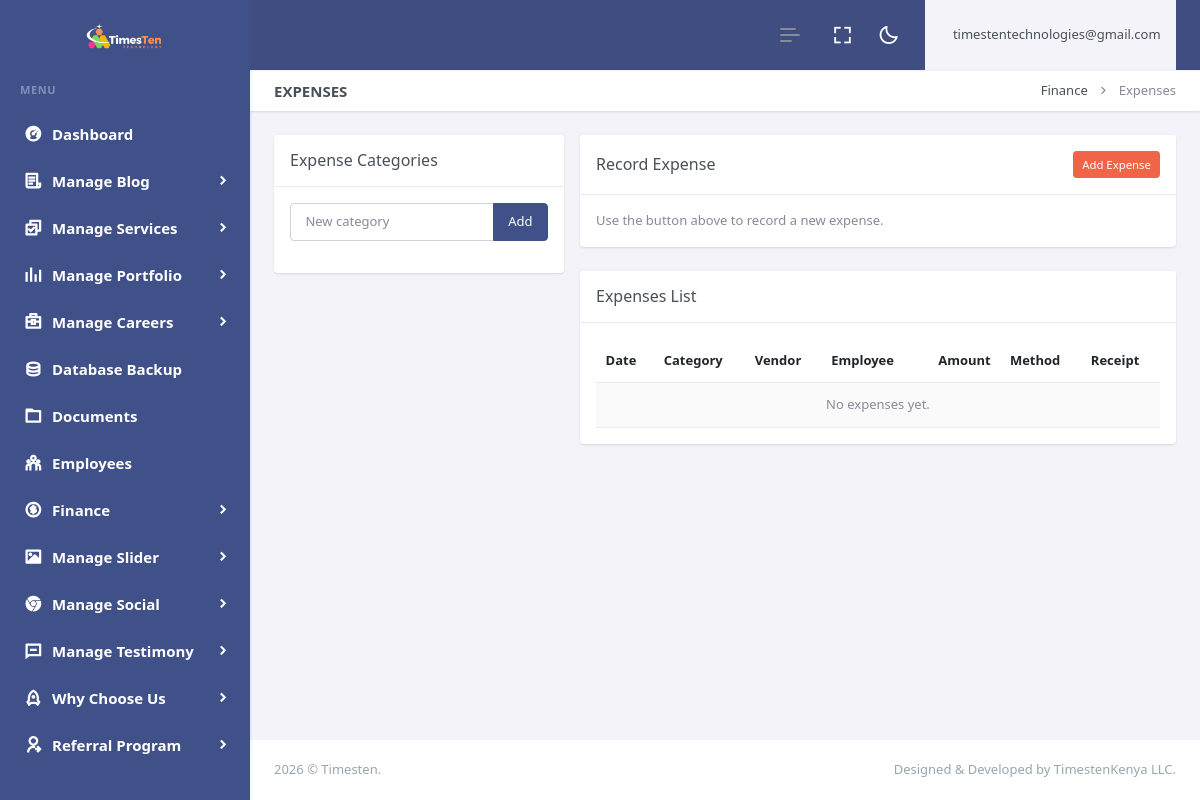
/dashboard/expenses.php (signed in), run on an earlier commit of the app's database.
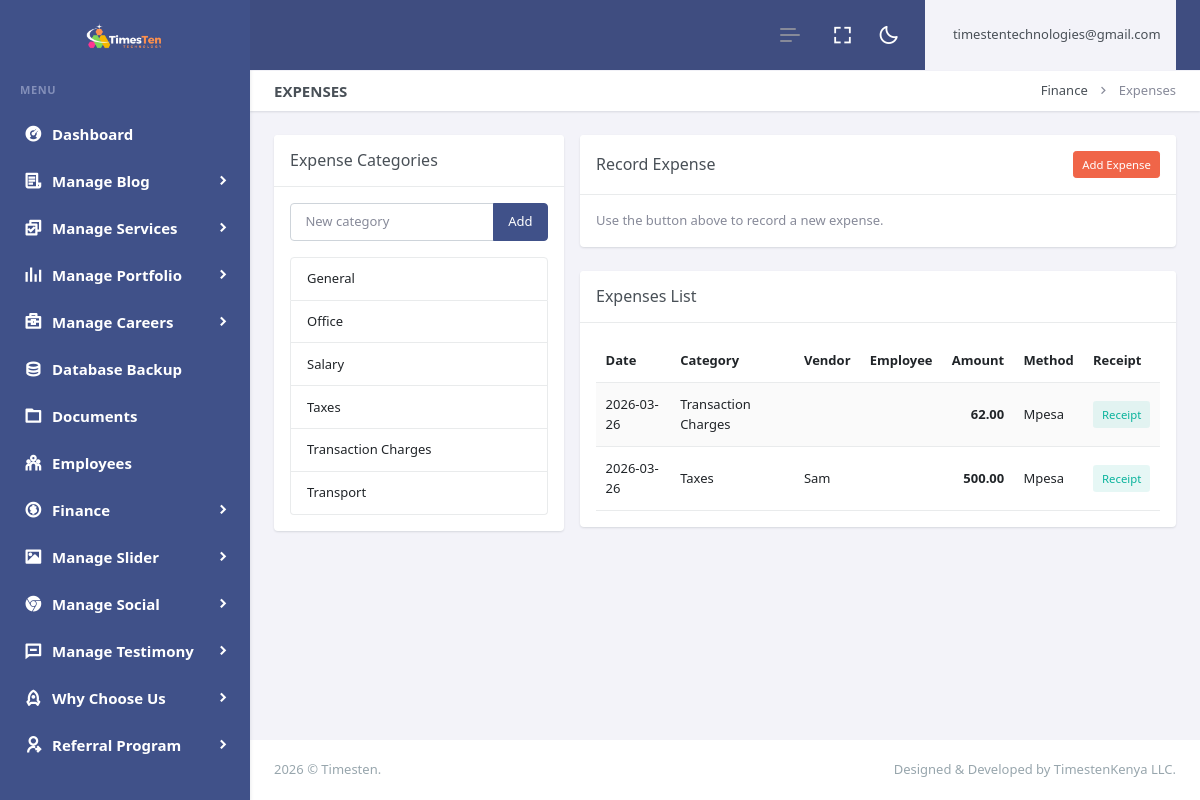
And on a later commit of the database.
### tables this page shows
CREATE TABLE `logo` (
  `id` int(11) NOT NULL,
  `xfile` varchar(255) DEFAULT NULL,
  `ufile` varchar(255) DEFAULT NULL,
  `sticky_ufile` varchar(255) DEFAULT NULL
);

CREATE TABLE `finance_expense_categories` (
  `id` int(11) NOT NULL,
  `name` varchar(120) NOT NULL,
  `created_at` datetime DEFAULT NULL
);

CREATE TABLE `finance_expenses` (
  `id` int(11) NOT NULL,
  `category_id` int(11) DEFAULT NULL,
  `vendor` varchar(160) DEFAULT NULL,
  `description` text DEFAULT NULL,
  `amount` decimal(12,2) NOT NULL,
  `expense_date` date DEFAULT NULL,
  `employee_id` int(11) DEFAULT NULL,
  `payment_id` int(11) DEFAULT NULL,
  `payment_method` varchar(50) DEFAULT NULL,
  `reference` varchar(120) DEFAULT NULL,
  `receipt_file` varchar(255) DEFAULT NULL,
  `created_at` datetime DEFAULT NULL
);

### dashboard/expenses.php (the view, shortened to what this page needs)
<?php
include "header.php";
include "sidebar.php";
mysqli_query($con, "CREATE TABLE IF NOT EXISTS employees (
  id INT AUTO_INCREMENT PRIMARY KEY,
  full_name VARCHAR(160) NOT NULL,
  email VARCHAR(160) NULL,
  phone VARCHAR(80) NULL,
  job_title VARCHAR(255) NULL,
  comp_type VARCHAR(30) NULL,
  comp_amount DECIMAL(12,2) NULL,
  photo VARCHAR(255) NULL,
  hired_from_application_id INT NULL,
  cv_document_id INT NULL,
  created_at DATETIME NULL
 )");
mysqli_query($con, "CREATE TABLE IF NOT EXISTS finance_expense_categories (
  id INT AUTO_INCREMENT PRIMARY KEY,
  name VARCHAR(120) NOT NULL,
  created_at DATETIME NULL
)");
mysqli_query($con, "CREATE TABLE IF NOT EXISTS finance_expenses (
  id INT AUTO_INCREMENT PRIMARY KEY,
  category_id INT NULL,
  vendor VARCHAR(160) NULL,
  description TEXT NULL,
  amount DECIMAL(12,2) NOT NULL,
  expense_date DATE NULL,
  employee_id INT NULL,
  payment_id INT NULL,
  payment_method VARCHAR(50) NULL,
  reference VARCHAR(120) NULL,
  receipt_file VARCHAR(255) NULL,
  created_at DATETIME NULL
)");
$cat_seed = mysqli_query($con, "SELECT COUNT(*) AS c FROM finance_expense_categories");
$cat_row = $cat_seed ? mysqli_fetch_assoc($cat_seed) : null;
if ($cat_row && (int)$cat_row['c'] < 1) {
    mysqli_query($con, "INSERT INTO finance_expense_categories (name, created_at) VALUES ('General', NOW()), ('Office', NOW()), ('Transport', NOW()), ('Salary', NOW())");
}
$categories = [];
$cat_rs = mysqli_query($con, "SELECT * FROM finance_expense_categories ORDER BY name ASC");
if ($cat_rs) {
    while ($r = mysqli_fetch_assoc($cat_rs)) { $categories[] = $r; }
}
$expenses = [];
$ex_rs = mysqli_query(
    $con,
    "SELECT e.*, c.name AS category_name, emp.full_name AS employee_name
     FROM finance_expenses e
     LEFT JOIN finance_expense_categories c ON c.id=e.category_id
     LEFT JOIN employees emp ON emp.id=e.employee_id
     ORDER BY e.id DESC
     LIMIT 200"
);
if ($ex_rs) {
    while ($r = mysqli_fetch_assoc($ex_rs)) { $expenses[] = $r; }
}
?>
<div class="main-content">
  <div class="page-content">
    <div class="container-fluid">
      <div class="row">
        <div class="col-12">
          <div class="page-title-box d-sm-flex align-items-center justify-content-between">
            <h4 class="mb-sm-0">Expenses</h4>
            <div class="page-title-right">
              <ol class="breadcrumb m-0">
                <li class="breadcrumb-item"><a href="javascript:void(0);">Finance</a></li>
                <li class="breadcrumb-item active">Expenses</li>
              </ol>
            </div>
          </div>
        </div>
      </div>
      <div class="row g-3">
        <div class="col-12 col-lg-4">
          <div class="card">
            <div class="card-header d-flex align-items-center">
              <h5 class="card-title mb-0">Expense Categories</h5>
            </div>
            <div class="card-body">
              <form method="post" class="mb-3">
                <div class="input-group">
                  <input type="text" class="form-control" name="name" placeholder="New category">
                  <button class="btn btn-primary" type="submit">Add</button>
                </div>
              </form>
              <div class="list-group">
                <?php foreach ($categories as $c) {
                  $nm = htmlspecialchars((string)$c['name']);
                  print "<div class='list-group-item d-flex align-items-center justify-content-between'><span>$nm</span></div>";
                } ?>
              </div>
            </div>
          </div>
        </div>
        <div class="col-12 col-lg-8">
          <div class="card">
            <div class="card-header d-flex align-items-center">
              <h5 class="card-title mb-0">Record Expense</h5>
              <div class="ms-auto">
                <button type="button" class="btn btn-danger btn-sm" data-bs-toggle="modal" data-bs-target="#addExpenseModal">Add Expense</button>
              </div>
            </div>
            <div class="card-body">
              <div class="text-muted">Use the button above to record a new expense.</div>
            </div>
          </div>
          <div class="card">
            <div class="card-header">
              <h5 class="card-title mb-0">Expenses List</h5>
            </div>
            <div class="card-body">
              <div class="table-responsive">
                <table class="table table-striped align-middle mb-0">
                  <thead>
                    <tr>
                      <th>Date</th>
                      <th>Category</th>
                      <th>Vendor</th>
                      <th>Employee</th>
                      <th class="text-end">Amount</th>
                      <th>Method</th>
                      <th>Receipt</th>
                    </tr>
                  </thead>
                  <tbody>
                    <?php
                    if (count($expenses) < 1) {
                        print "<tr><td colspan='7' class='text-center text-muted'>No expenses yet.</td></tr>";
                    }
                    foreach ($expenses as $x) {
                        $id = (int)$x['id'];
                        $dt = htmlspecialchars((string)$x['expense_date']);
                        $cat = htmlspecialchars((string)$x['category_name']);
                        $vd = htmlspecialchars((string)$x['vendor']);
                        $emp = htmlspecialchars((string)$x['employee_name']);
                        $am = (float)$x['amount'];
                        $pm = htmlspecialchars((string)$x['payment_method']);
                        $rc = "<a href='expense-receipt-view.php?id=$id' target='_blank' class='btn btn-sm btn-soft-success'>Receipt</a> ";
                        print "<tr><td>$dt</td><td>$cat</td><td>$vd</td><td>$emp</td><td class='text-end fw-semibold'>" . number_format($am,2) . "</td><td>$pm</td><td>$rc</td></tr>";
                    }
                    ?>
                  </tbody>
                </table>
              </div>
            </div>
          </div>
        </div>
      </div>
    </div>
  </div>
</div>
<?php include "footer.php"; ?>

### dashboard/header.php (shortened to what this page needs)
<?php
if (isset($_SESSION['username'])) {
 $username = $_SESSION['username'];
}
 else {
    print "
				<script language='javascript'>
					window.location = 'login.php';
				</script>
			";
}
?>
<!doctype html>
<html lang="en" data-layout="vertical" data-topbar="light" data-sidebar="dark" data-sidebar-size="lg" data-sidebar-image="none">
<head>
    <link href="assets/libs/jsvectormap/css/jsvectormap.min.css" rel="stylesheet" type="text/css" />
    <link href="assets/libs/swiper/swiper-bundle.min.css" rel="stylesheet" type="text/css" />
    <link href="assets/css/bootstrap.min.css" rel="stylesheet" type="text/css" />
    <link href="assets/css/icons.min.css" rel="stylesheet" type="text/css" />
    <link href="assets/css/app.min.css" rel="stylesheet" type="text/css" />
    <link href="assets/css/custom.min.css?v=<?php echo filemtime('assets/css/custom.min.css'); ?>" rel="stylesheet" type="text/css" />
</head>
<body>
    <div id="layout-wrapper">
        <header id="page-topbar">
    <div class="layout-width">
        <div class="navbar-header">
            <div class="d-flex align-items-center">
                <button type="button" class="btn btn-sm px-3 fs-16 header-item vertical-menu-btn topnav-hamburger" id="topnav-hamburger-icon" aria-label="Toggle Sidebar">
                    <span class="hamburger-icon">
                        <span></span>
                        <span></span>
                        <span></span>
                    </span>
                </button>
                <div class="ms-1 header-item d-none d-sm-flex">
                    <button type="button" class="btn btn-icon btn-topbar btn-ghost-secondary rounded-circle"
                        data-toggle="fullscreen">
                        <i class='bx bx-fullscreen fs-22'></i>
                    </button>
                </div>
                <div class="ms-1 header-item d-none d-sm-flex">
                    <button type="button"
                        class="btn btn-icon btn-topbar btn-ghost-secondary rounded-circle light-dark-mode">
                        <i class='bx bx-moon fs-22'></i>
                    </button>
                </div>
                <div class="dropdown ms-sm-3 header-item topbar-user">
                    <button type="button" class="btn" id="page-header-user-dropdown" data-bs-toggle="dropdown"
                        aria-haspopup="true" aria-expanded="false">
                        <span class="d-flex align-items-center">
                            <span class="text-start ms-xl-2">
                                <span class="d-none d-xl-inline-block ms-1 fw-medium user-name-text"><?php print $username;?></span>
                            </span>
                        </span>
                    </button>
                </div>
            </div>
        </div>
    </div>
</header>

### dashboard/sidebar.php (shortened to what this page needs)
<?php
include"../z_db.php";
?>
<div class="app-menu navbar-menu">
  <div class="navbar-brand-box">
<?php
    $rr=mysqli_query($con,"SELECT ufile FROM logo");
$r = mysqli_fetch_row($rr);
$ufile = $r[0];
?>
    <a href="index.php" class="logo logo-light">
      <span class="logo-lg">
        <img src="uploads/logo/<?php print $ufile?>" alt="" height="30">
      </span>
    </a>
  </div>
  <div id="scrollbar">
    <div class="container-fluid">
      <ul class="navbar-nav" id="navbar-nav">
        <li class="menu-title"><span data-key="t-menu">Menu</span></li>
        <li class="nav-item">
                <a href="dashboard" class="nav-link" data-key="t-analytics">  <i class="ri-dashboard-2-line"></i> <span data-key="t-dashboards"> Dashboard </span></a>
              </li>
              <li class="nav-item">
                            <a class="nav-link menu-link" href="#sidebarB" data-bs-toggle="collapse" role="button" aria-expanded="true" aria-controls="sidebarLanding">
                                <i class="ri-file-list-3-line"></i> <span data-key="t-landing">Manage Blog</span>
                            </a>
                        </li>
              <li class="nav-item">
                            <a class="nav-link menu-link" href="#sidebarLanding" data-bs-toggle="collapse" role="button" aria-expanded="true" aria-controls="sidebarLanding">
                                <i class="ri-checkbox-multiple-line"></i> <span data-key="t-landing">Manage Services</span>
                            </a>
                        </li>
                        <li class="nav-item">
                            <a class="nav-link menu-link" href="#sidebarPot" data-bs-toggle="collapse" role="button" aria-expanded="true" aria-controls="sidebarLanding">
                                <i class="ri-rhythm-fill"></i> <span data-key="t-landing">Manage Portfolio</span>
                            </a>
                        </li>
                        <li class="nav-item">
                            <a class="nav-link menu-link" href="#sidebarCareers" data-bs-toggle="collapse" role="button" aria-expanded="true" aria-controls="sidebarCareers">
                                <i class="ri-briefcase-4-line"></i> <span data-key="t-landing">Manage Careers</span>
                            </a>
                        </li>
                        <li class="nav-item">
                            <a class="nav-link" href="backup.php" data-key="t-analytics">  <i class="ri-database-2-line"></i> <span> Database Backup </span></a>
                        </li>
                        <li class="nav-item">
                            <a class="nav-link" href="documents.php" data-key="t-analytics">  <i class="ri-folder-3-line"></i> <span> Documents </span></a>
                        </li>
                        <li class="nav-item">
                            <a class="nav-link" href="employees.php" data-key="t-analytics">  <i class="ri-team-line"></i> <span> Employees </span></a>
                        </li>
                        <li class="nav-item">
                            <a class="nav-link menu-link" href="#sidebarFinance" data-bs-toggle="collapse" role="button" aria-expanded="true" aria-controls="sidebarFinance">
                                <i class="ri-money-dollar-circle-line"></i> <span data-key="t-landing">Finance</span>
                            </a>
                        </li>
                        <li class="nav-item">
                            <a class="nav-link menu-link" href="#sidebarSl" data-bs-toggle="collapse" role="button" aria-expanded="true" aria-controls="sidebarLanding">
                                <i class="ri-image-fill"></i> <span data-key="t-landing">Manage Slider</span>
                            </a>
                        </li>
                        <li class="nav-item">
                            <a class="nav-link menu-link" href="#sidebarX" data-bs-toggle="collapse" role="button" aria-expanded="true" aria-controls="sidebarLanding">
                                <i class="ri-chrome-fill"></i> <span data-key="t-landing">Manage Social</span>
                            </a>
                        </li>
                        <li class="nav-item">
                            <a class="nav-link menu-link" href="#sidebarT" data-bs-toggle="collapse" role="button" aria-expanded="true" aria-controls="sidebarLanding">
                                <i class="ri-message-line"></i> <span data-key="t-landing">Manage Testimony</span>
                            </a>
                        </li>
                        <li class="nav-item">
                            <a class="nav-link menu-link" href="#sidebarW" data-bs-toggle="collapse" role="button" aria-expanded="true" aria-controls="sidebarLanding">
                                <i class="ri-rocket-line"></i> <span data-key="t-landing"> Why Choose Us</span>
                            </a>
                        </li>
                        <li class="nav-item">
                            <a class="nav-link menu-link" href="#sidebarReferrals" data-bs-toggle="collapse" role="button" aria-expanded="true" aria-controls="sidebarReferrals">
                                <i class="ri-user-shared-line"></i> <span data-key="t-landing"> Referral Program </span>
                            </a>
                        </li>
                        <li class="nav-item">
                            <a href="inquiries" class="nav-link">
                            </a>
                        </li>
      </ul>
    </div>
  </div>
  <div class="sidebar-background"></div>
</div>

### dashboard/footer.php (shortened to what this page needs)
    <footer class="footer">
        <div class="container-fluid">
            <div class="row">
                <div class="col-sm-6">
                    <script>document.write(new Date().getFullYear())</script> © Timesten.
                </div>
                <div class="col-sm-6">
                    <div class="text-sm-end d-none d-sm-block">
                        Designed & Developed by TimestenKenya LLC.
                    </div>
                </div>
            </div>
        </div>
    </footer>
</div>
</body>
</html>

### dashboard/header.php (style rules this page uses)
:root { --admin-topbar-offset: 80px; }
#page-topbar { z-index: 2000 !important; }

What changed in the data, as far as the page shows it:
changed logo: ufile: a different picture
added finance_expense_categories: name "General"
added finance_expense_categories: name "Office"
added finance_expense_categories: name "Salary"
added finance_expense_categories: name "Taxes"
added finance_expense_categories: name "Transaction Charges"
added finance_expense_categories: name "Transport"
added finance_expenses: expense_date "2026-03-26", finance_expense_categories.name "Transaction Charges", amount "62.00", payment_method "Mpesa"
added finance_expenses: expense_date "2026-03-26", finance_expense_categories.name "Taxes", vendor "Sam", amount "500.00", payment_method "Mpesa"
Also different on the page:
text no longer shown: "No expenses yet."
